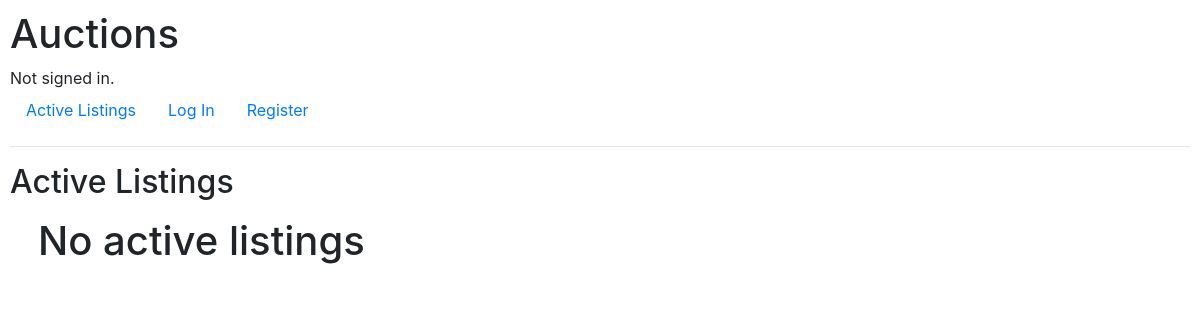
The app's page /, older data.
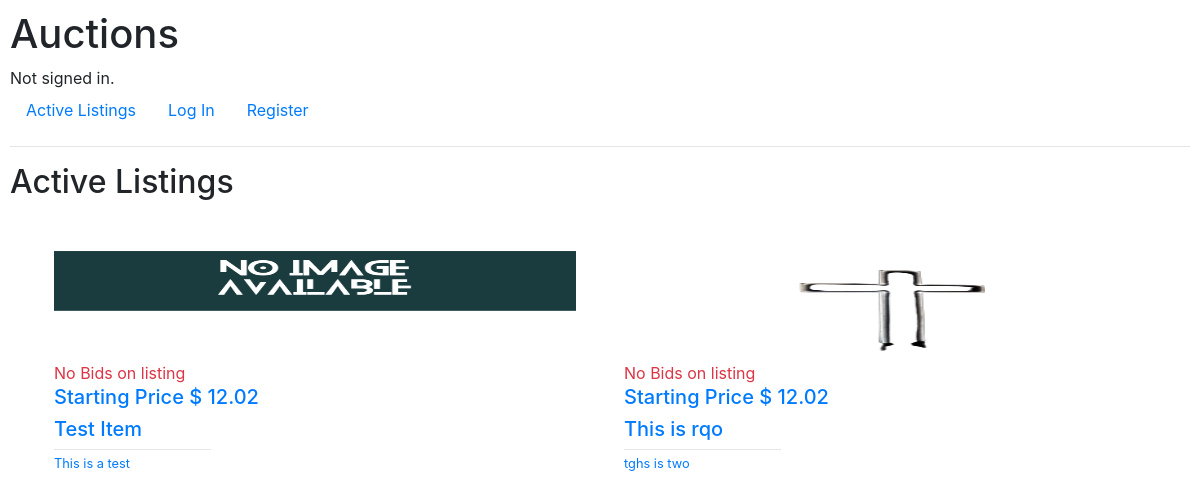
The same page, newer data.
### auctions/models.py (models this page shows, shortened)
class Listing(models.Model):
    CATEGORIES = (
        ("Fashion", "Fashion"),
        ("Toys", "Toys"),
        ("Electronics", "Electronics"),
        ("Home", "Home"),
    )
    title = models.CharField(max_length=150)
    description = models.TextField()
    category = models.CharField(choices=CATEGORIES, max_length=30)
    image = models.ImageField(upload_to='users/%Y/%m/%d/', blank=True)
    starting_price = models.DecimalField(max_digits=10, decimal_places=2)
    date = models.DateTimeField(auto_now_add=True)
    watchlist = models.ManyToManyField(User, blank=True, default=None, related_name='watchlist')
    owner = models.ForeignKey(User, on_delete=models.CASCADE)
    active = models.BooleanField(default=True)
    def current_price(self):
        return self.bid_set.all().aggregate(Max('price'))['price__max']

### auctions/views.py (the view)
# urls.py: path("", views.index, name="index"),
def index(request):
    return render(request, "auctions/index.html", {
        'listings': Listing.objects.all()
    })

### auctions/templates/auctions/index.html (shortened to what this page needs)
{% extends "auctions/layout.html" %}
{% load static %}
{% block body %}
<h2>Active Listings</h2>
<div class="listings container p-2">
  {% for listing in listings %}
  {% if listing.active %}
    <a href="{% url 'listing' listing.id %}" class="listing px-3">
      <div style="height: 9rem">
        {% if listing.image %}
        <img src="{{ listing.image.url }}" alt="{{ listing.title }}" style="width: 100%; height:100%">
        {% else %}
        <img src="{% static 'auctions/images/unavailable.png' %}" alt="{{ listing.title }}"
          style="width: 100%; height:100%">
        {% endif%}
      </div>
      {% if listing.current_price is None %}
      <p class="text-danger m-0">No Bids on listing </p>
      <h5 class="text-truncate">Starting Price $ {{ listing.starting_price }}</h5>
      {% else %}
      <p class="text-danger m-0">Listing is now bidding </p>
      <h5 class="text-truncate">Price $ {{ listing.current_price }}</h5>
      {% endif %}
      <h5 class="text-truncate">{{ listing.title }}</h5>
      <hr class="m-0 p-0" style="width:30%;">
      <p><small>{{ listing.description|truncatechars:109 }}</small></p>
    </a>
  {% else %}
  <h1>No active listings</h1>
  {% endif %}
  {% empty %}
  <h1>No active listings</h1>
  {% endfor %}
</div>
{% endblock %}

Row changes from the older to the newer data that the page shows:
added Listing: active True (drawn), starting_price "12.02", title "Test Item", description "This is a test"
added Listing: image (picture), starting_price "12.02", title "This is rqo", description "tghs is two"
Text that changed along with them:
text no longer shown: "No active listings"
